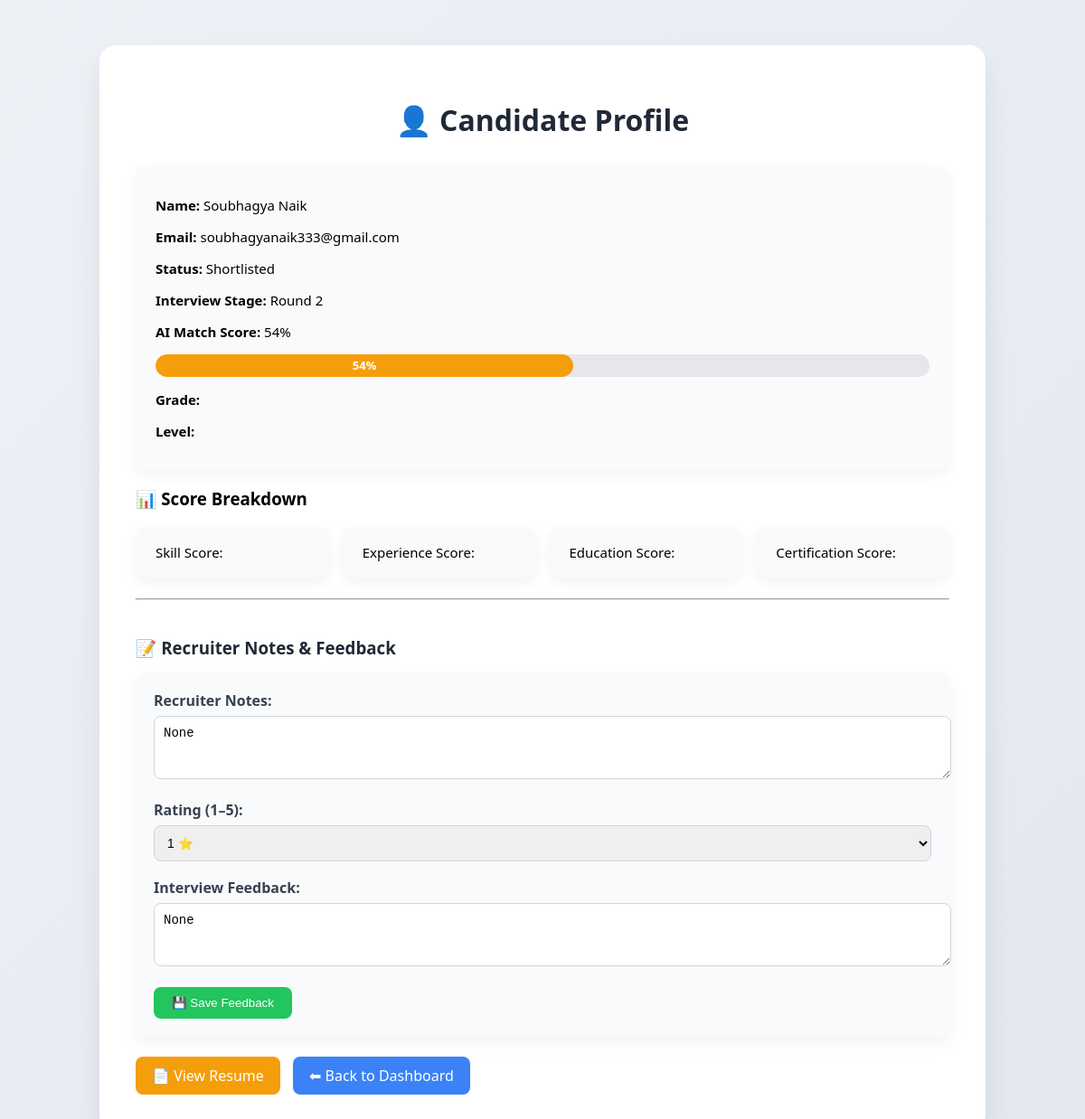
Screenshot of /candidate/22/ (signed in) with the database file from the repository.
### recruitment/models.py (models this page shows, shortened)
class Candidate(models.Model):
    STAGE_CHOICES = [
        ('Applied', 'Applied'),
        ('Round 1', 'Round 1'),
        ('Round 2', 'Round 2'),
        ('HR', 'HR'),
        ('Selected', 'Selected'),
        ('Rejected', 'Rejected'),
    ]
    name = models.CharField(max_length=200)
    email = models.EmailField()
    resume = models.FileField(upload_to='resumes/')
    job_role = models.ForeignKey(JobRole, on_delete=models.CASCADE)
    score = models.IntegerField(default=0)
    status = models.CharField(max_length=20, default="Pending")
    interview_stage = models.CharField(
        max_length=20,
        choices=STAGE_CHOICES,
        default="Applied"
    )
    recruiter_notes = models.TextField(blank=True, null=True)
    rating = models.IntegerField(default=0)
    feedback = models.TextField(blank=True, null=True)
    created_at = models.DateTimeField(auto_now_add=True)

### recruitment/views.py (the view)
# urls.py: path('candidate/<int:id>/', views.candidate_detail, name='candidate_detail'),
@login_required
def candidate_detail(request, id):
    candidate = get_object_or_404(Candidate, id=id)
    return render(request, "candidate_detail.html", {"candidate": candidate})

### recruitment/templates/candidate_detail.html (shortened to what this page needs)
{% load static %}
<!DOCTYPE html>
<html>
<head>
    <link rel="stylesheet" href="{% static 'css/style.css' %}">
</head>
<body>
<div class="container">
    <h1>👤 Candidate Profile</h1>
    <div class="stat-box">
        <p><strong>Name:</strong> {{ candidate.name }}</p>
        <p><strong>Email:</strong> {{ candidate.email }}</p>
        <p><strong>Status:</strong> {{ candidate.status }}</p>
        <p><strong>Interview Stage:</strong> {{ candidate.interview_stage }}</p>
        <p><strong>AI Match Score:</strong> {{ candidate.score }}%</p>
        <div class="progress-container">
            <div class="progress-bar
                {% if candidate.score < 40 %}
                    low
                {% elif candidate.score < 70 %}
                    medium
                {% else %}
                    high
                {% endif %}
            "
            style="width: {{ candidate.score }}%;">
                {{ candidate.score }}%
            </div>
        </div>
        <p><strong>Grade:</strong> {{ candidate.grade }}</p>
        <p><strong>Level:</strong> {{ candidate.level }}</p>
    </div>
    <h3>📊 Score Breakdown</h3>
    <div class="dashboard-stats">
        <div class="stat-box">Skill Score: {{ candidate.skill_score }}</div>
        <div class="stat-box">Experience Score: {{ candidate.experience_score }}</div>
        <div class="stat-box">Education Score: {{ candidate.education_score }}</div>
        <div class="stat-box">Certification Score: {{ candidate.certification_score }}</div>
    </div>
    <hr>
    <h3 class="section-title">📝 Recruiter Notes & Feedback</h3>
    <form method="POST" action="{% url 'update_feedback' candidate.id %}" class="feedback-form">
        <div class="form-group">
            <label>Recruiter Notes:</label>
            <textarea name="recruiter_notes" rows="3">{{ candidate.recruiter_notes }}</textarea>
        </div>
        <div class="form-group">
            <label>Rating (1–5):</label>
            <select name="rating">
                <option value="1" {% if candidate.rating == 1 %}selected{% endif %}>1 ⭐</option>
            </select>
        </div>
        <div class="form-group">
            <label>Interview Feedback:</label>
            <textarea name="feedback" rows="3">{{ candidate.feedback }}</textarea>
        </div>
        <button type="submit" class="save-btn">
            💾 Save Feedback
        </button>
    </form>
    <br>
    <a href="{{ candidate.resume.url }}" target="_blank" class="btn btn-warning">
        📄 View Resume
    </a>
    <a href="{% url 'dashboard' %}" class="btn btn-primary">
        ⬅ Back to Dashboard
    </a>
</div>
</body>
</html>

### recruitment/static/css/style.css (style rules this page uses)
body { margin: 0; font-family: 'Segoe UI', sans-serif; background: linear-gradient(135deg, #eef2f7, #e3e8f0); }
.container { width: 75%; margin: 50px auto; background: #ffffff; padding: 40px; border-radius: 18px; box-shadow: 0 15px 35px rgba(0,0,0,0.08); }
.container h1 { text-align: center; margin-bottom: 30px; color: #1f2937; }
.stat-box { background: #f9fafb; padding: 18px 22px; border-radius: 12px; margin-bottom: 15px; box-shadow: 0 5px 15px rgba(0,0,0,0.05); font-size: 15px; }
.progress-container { width: 100%; background: #e5e7eb; border-radius: 20px; overflow: hidden; height: 25px; margin-top: 8px; margin-bottom: 15px; }
.progress-bar { height: 100%; line-height: 25px; text-align: center; color: white; font-size: 13px; font-weight: 600; border-radius: 20px; transition: width 0.6s ease-in-out; }
.progress-bar.medium { background: #f59e0b; }
.dashboard-stats { display: grid; grid-template-columns: repeat(auto-fit, minmax(180px, 1fr)); gap: 15px; }
.btn { display: inline-block; padding: 10px 18px; border-radius: 8px; text-decoration: none; font-weight: 500; margin-right: 10px; transition: 0.3s ease; }
.btn-primary { background: #3b82f6; color: white; }
.btn-warning { background: #f59e0b; color: white; }
.section-title { margin-top: 40px; margin-bottom: 15px; color: #1f2937; }
.feedback-form { background: #f9fafb; padding: 20px; border-radius: 12px; box-shadow: 0 8px 20px rgba(0,0,0,0.05); }
.form-group { margin-bottom: 18px; }
.form-group label { font-weight: 600; display: block; margin-bottom: 6px; color: #374151; }
.form-group textarea, .form-group select { width: 100%; padding: 10px; border-radius: 8px; border: 1px solid #d1d5db; font-size: 14px; transition: 0.3s ease; }
.save-btn { background: #22c55e; color: white; padding: 10px 20px; border-radius: 8px; border: none; font-weight: 500; cursor: pointer; transition: 0.3s ease; }

### rows the page displays
Candidate: name "Soubhagya Naik", email "soubhagyanaik333@gmail.com", status "Shortlisted", interview_stage "Round 2", score "54", recruiter_notes "None", rating "1 ⭐", feedback "None"
